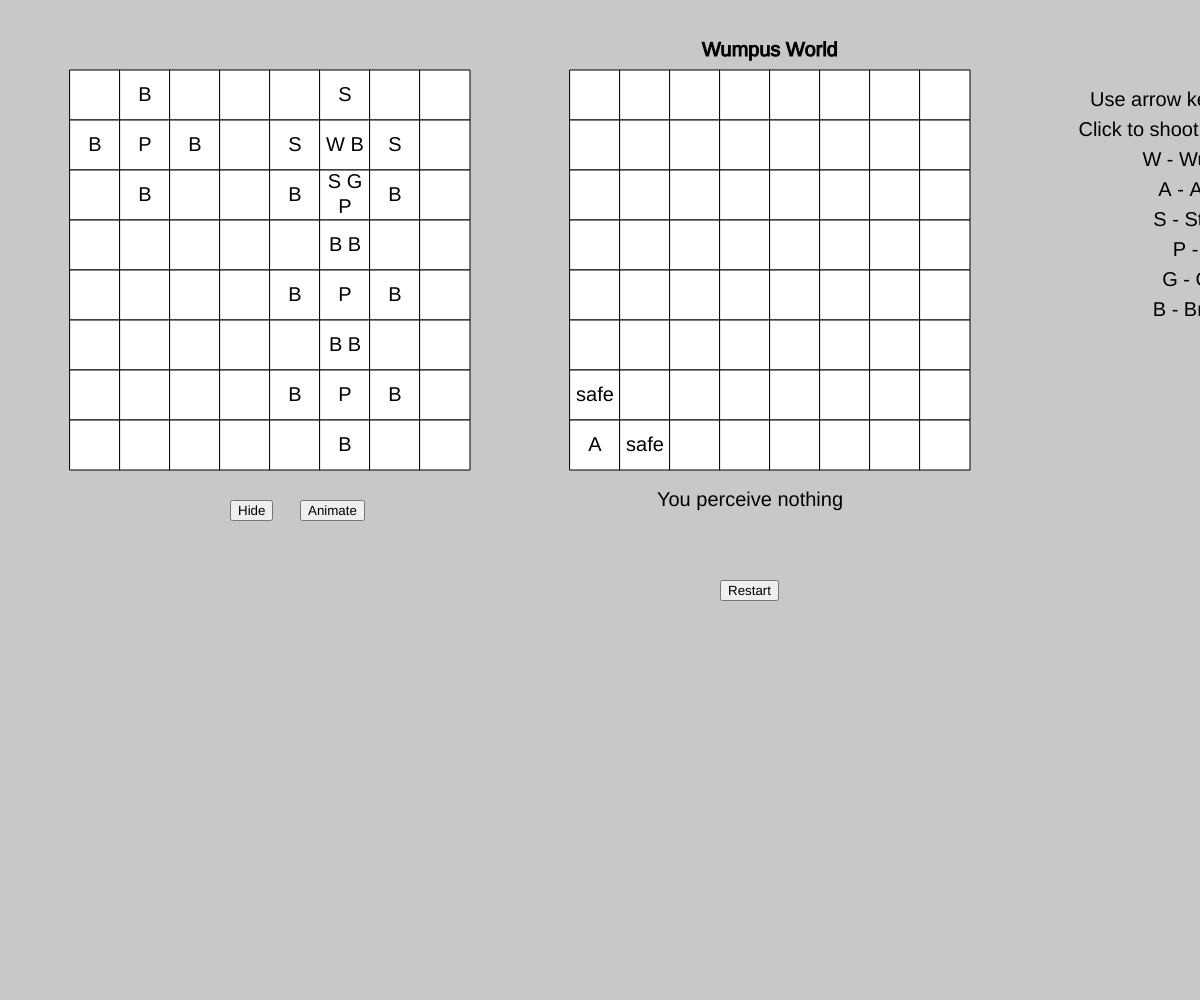
Frame 1 (no input)
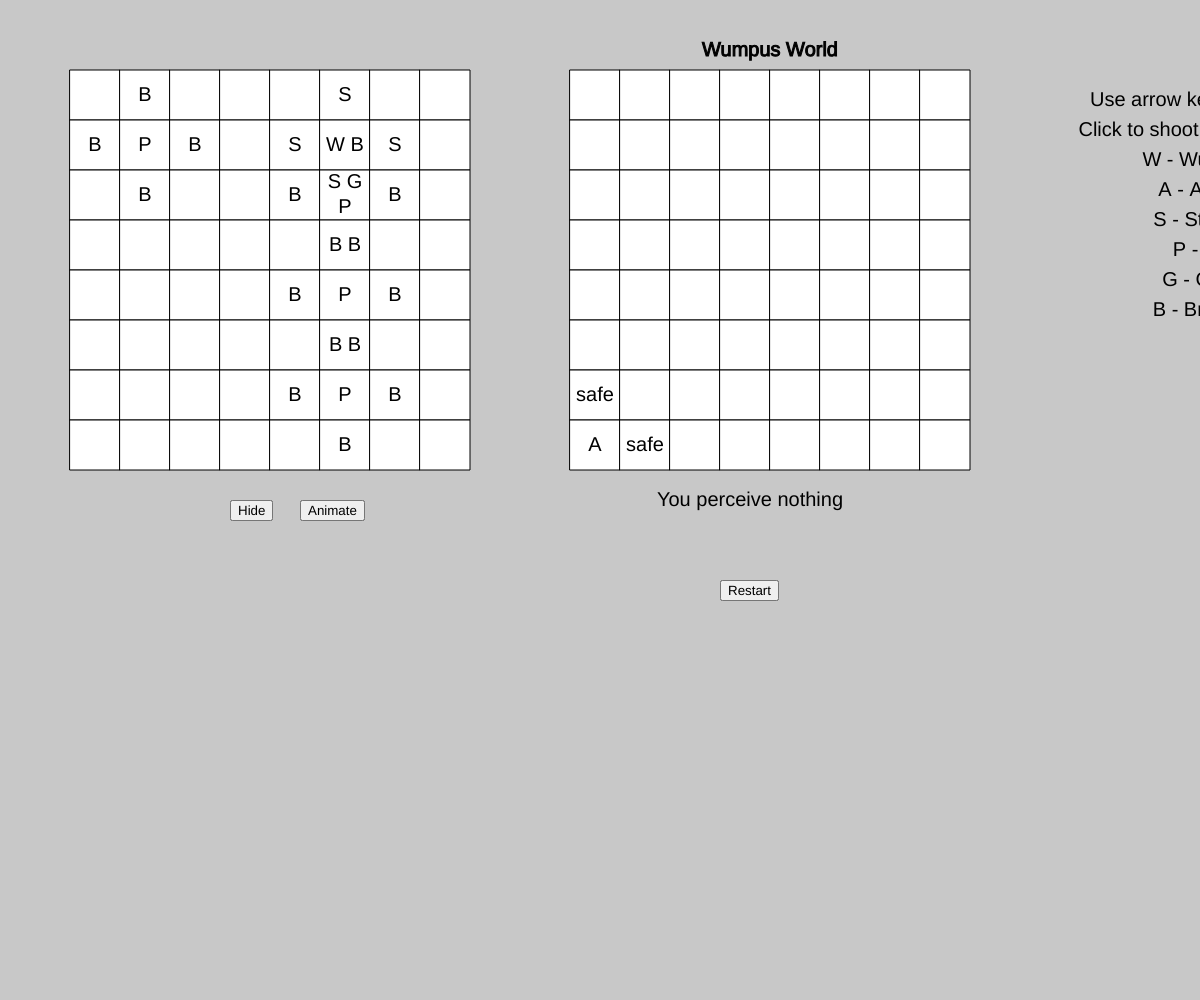
Frame 60 (no input)
Frame 120 (the mouse pressed at the canvas centre since frame 60): identical to frame 60, image omitted

The p5.js sketch that drew these frames (run headless with seeded random() and noise() and a simulated clock; from frame 60 on, the mouse is pressed at the canvas centre):

// p5.js sketch
// ── sketch.js
let arr = [];
let board = new Array(8);
let dupb = new Array(8);
let vis = new Array(8);
let dead = 0;
let startx = 0;
let starty = 7;
let xr;
let yr;
let wdead = 0;
let anim = 0;
let hideen = 0;
p5.disableFriendlyErrors = true;
function setup() {
  background(255)
  wdead = 0;
  startx = 0;
  starty = 7;
  hidden = 0;
  anim = 0;
  createCanvas(windowWidth, windowHeight);
  dead = 0;
  for(let i =0; i<64; i++){
   arr.push(i); 
  }
  xr = int(random(0,7));
  yr = int(random(0,7));


  for (let y = 0; y <8; y++) {
    board[y] = new Array(8);
    dupb[y] = new Array(8);
    vis[y] = new Array(8);
  }

  for (let y = 0; y <8; y++) {
    for (let x = 0; x <8; x++) {
       dupb[y][x] = ''
      if(x==xr && y==yr)
      {
        board[y][x] = 'W';
        if(y-1>=0)
        {
          board[y-1][x] = 'S';
        }
        if(x-1>=0)
        {
          board[y][x-1] = 'S';
        }
        if(y+1<=7)
        {
          board[y+1][x] = 'S';
        }
        if(x+1<=7)
        {
          board[y][x+1] = 'S';
        }
      }
      else
      {
        if (board[y][x] != 'S')
        {
        board[y][x] = '';
      }
      }
    }
  }

  let gxr = int(random(0,7));
  let gyr = int(random(0,7));

  while(gxr != xr && gyr != yr)
    {
      gxr = int(random(0,7));
      gyr = int(random(0,7));
    }
  board[gyr][gxr] += ' G';

  for(let i =0; i<4; i++)
  {

  let pxr = int(random(0,7));
  let pyr = int(random(0,7));
  while(pxr != xr && pyr != yr)
  {
    pxr = int(random(0,7));
    pyr = int(random(0,7));
  }
  

  for (let y = 0; y <8; y++) {
    for (let x = 0; x <8; x++) {
      dupb[y][x] = '';
      if(x==pxr && y==pyr)
      {
        if(board[y][x] == '')
          {
          board[y][x] = 'P';
          }
          else
          {
            board[y][x] += ' P'
          }
        if(y-1>=0)
        {
          if(board[y-1][x] == '')
          {
          board[y-1][x] = 'B';
          }
          else
          {
            board[y-1][x] += ' B'
          }
        }
        if(x-1>=0)
        {
          if(board[y][x-1] == '')
          {
          board[y][x-1] = 'B';
          }
          else
          {
            board[y][x-1] += ' B'
          }
        }
        if(y+1<=7)
        {
          if(board[y+1][x] == '')
          {
          board[y+1][x] = 'B';
          }
          else
          {
            board[y+1][x] += ' B'
          }
        }
        if(x+1<=7)
        {
          if(board[y][x+1] == '')
          {
          board[y][x+1] = 'B';
          }
          else
          {
            board[y][x+1] += ' B'
          }
        }
      }
    }
  }

}
    
  

  colorMode(RGB);
  // frameRate(60);
}



function hide()
{
  if(hidden)
  {
    hidden = 0
  }
  else
  {
  hidden = 1;
  }
}

function draw() {
  background(200);
  let offset = 70;
  textAlign(CENTER, CENTER);



  button = createButton('Hide');
  button.position(230,500);
  button.mousePressed(hide);

  button = createButton('Animate');
  button.position(300,500);
  button.mousePressed(animate);


  for (let y = 0; y <8; y++) {
    for (let x = 0; x < 8; x++) {
     
      let xpos = offset + x *50;
      let ypos = offset + y *50; 
      let index = y * 7 + x; // find the index
      
      if(inside(xpos, ypos, 50, 50) ){
        fill(255,0,0);
      } else {
        // not inside
        fill(255);
      }
      if(!hidden)
     {
      if(board[y][x] != null)
      {
        stroke(0);
        rect(xpos, ypos, 50, 50);
        fill(0);
        noStroke();
        textSize(20);
        text(board[y][x], xpos, ypos, 50,50);
      }
      else
      {
      stroke(0);
      rect(xpos, ypos, 50, 50);
      fill(0);
      noStroke();
      // text('', xpos, ypos, 50,50);
      }
    }

      if(inside(xpos+50*10, ypos, 50, 50) ){
        fill(255,0,0);
      } else {
        // not inside
        fill(255);
      }

      if(dupb[y][x] == null)
      {
        stroke(0);
        rect(xpos+50*10, ypos, 50, 50);
        fill(0);
        noStroke();
        textSize(20);
        text('', xpos+50*10, ypos, 50,50);
      }     // colorMode(RGB);
    }
  }

  let xpos = (startx*50) + 50*10;
  let ypos = starty *50;

  dupb[starty][startx] = 'A';
  x = startx;
  y = starty;
  
  
  if(board[starty][startx].includes('P'))
  {
    fill(0);
    noStroke();
    textSize(20);
    text('You fell into a pit. ', offset +680, offset +430);
    dead = 1;
  }
  else if(board[starty][startx].includes('W'))
  {
    fill(0);
    noStroke();
    textSize(20);
    text('You were killed by the Wumpus. ', offset +680, offset +430);
    dead = 1;
  }
  else if(board[starty][startx].includes('S'))
  {
    fill(0);
    noStroke();
    textSize(20);
    text('You perceive stench. ', offset +680, offset +430);

    if(y-1>=0 && dupb[y-1][x] !== 'safe' && !((dupb[y-1][x]).includes('B')) && !(dupb[y-1][x].includes('S')))
    {
      dupb[y-1][x] = 'W?';
    }
    if(x-1>=0 && dupb[y][x-1] !== 'safe' && !((dupb[y][x-1]).includes('B')) && !(dupb[y][x-1].includes('S')))
    {
      dupb[y][x-1] = 'W?';
    }
    if(y+1<=7 && dupb[y+1][x] !== 'safe' && !((dupb[y+1][x]).includes('B')) && !(dupb[y+1][x].includes('S')))
    {
      dupb[y+1][x] = 'W?';
    }
    if(x+1<=7 && dupb[y][x+1] !== 'safe' && !((dupb[y][x+1]).includes('B')) && !(dupb[y][x+1].includes('S')))
    {
      dupb[y][x+1] = 'W?';
    }
  }
  else if(board[starty][startx].includes('G'))
  {
    fill(0);
    noStroke();
    textSize(20);
    text('You got the gold ', offset +680, offset +430);
    if(y-1>=0 && !((dupb[y-1][x]).includes('B')) && !(dupb[y-1][x].includes('S')))
    {
      dupb[y-1][x] = 'safe';
    }
    if(x-1>=0 && !((dupb[y][x-1]).includes('B')) && !(dupb[y][x-1].includes('S')))
    {
      dupb[y][x-1] = 'safe';
    }
    if(y+1<=7 && !((dupb[y+1][x]).includes('B')) && !(dupb[y+1][x].includes('S')))
    {
      dupb[y+1][x] = 'safe';
    }
    if(x+1<=7 && !((dupb[y][x+1]).includes('B')) && !(dupb[y][x+1].includes('S')))
    {
      dupb[y][x+1] = 'safe';
    }
  }
  else if(!(board[starty][startx].includes('S')) && !(board[starty][startx].includes('B')))
  {
    fill(0);
    noStroke();
    textSize(20);
    text('You perceive nothing', offset +680, offset +430);
    if(y-1>=0 && !((dupb[y-1][x]).includes('B')) && !(dupb[y-1][x].includes('S')))
    {
      dupb[y-1][x] = 'safe';
    }
    if(x-1>=0 && !((dupb[y][x-1]).includes('B')) && !(dupb[y][x-1].includes('S')))
    {
      dupb[y][x-1] = 'safe';
    }
    if(y+1<=7 && !((dupb[y+1][x]).includes('B')) && !(dupb[y+1][x].includes('S')))
    {
      dupb[y+1][x] = 'safe';
    }
    if(x+1<=7 && !((dupb[y][x+1]).includes('B')) && !(dupb[y][x+1].includes('S')))
    {
      dupb[y][x+1] = 'safe';
    }
  }
  
  if(board[starty][startx].includes('B'))
  {
    fill(0);
    noStroke();
    textSize(20);
    text('You perceive breeze. ', offset +680, offset +460);

    if(y-1>=0 && dupb[y-1][x] !== 'safe' && !((dupb[y-1][x]).includes('B')) && !(dupb[y-1][x].includes('S')))
    {
      dupb[y-1][x] = 'P?';
    }
    if(x-1>=0 && dupb[y][x-1] !== 'safe' && !((dupb[y][x-1]).includes('B')) && !(dupb[y][x-1].includes('S')))
    {
      dupb[y][x-1] = 'P?';
    }
    if(y+1<=7 && dupb[y+1][x] !== 'safe' && !((dupb[y+1][x]).includes('B')) && !(dupb[y+1][x].includes('S')))
    {
      dupb[y+1][x] = 'P?';
    }
    if(x+1<=7 && dupb[y][x+1] !== 'safe' && !((dupb[y][x+1]).includes('B')) && !(dupb[y][x+1].includes('S')))
    {
      dupb[y][x+1] = 'P?';
    }

  }
  

  for (let y = 0; y <8; y++) {
    for (let x = 0; x < 8; x++) {
      let xpos = offset + x *50;
      let ypos = offset + y *50; 
      let index = y * 7 + x; 

      if(inside(xpos+50*10, ypos, 50, 50) ){
        fill(255,0,0);
      } else {
        fill(255);
      }

      if(dupb[y][x] != null)
      {
        stroke(0);
        rect(xpos+50*10, ypos, 50, 50);
        fill(0);
        noStroke();
        textSize(20);
        text(dupb[y][x], xpos+50*10, ypos, 50,50);
      }    
    }
  }

  if(wdead)
  {
    text('The Wumpus is dead. Long live the Wumpus.', offset +680,offset + 490);
  }


  button = createButton('Restart');
  button.position(offset +650,offset +510);
  button.mousePressed(setup);
  text('Use arrow keys to move.', 1200,100)
   text('Click to shoot the Wumpus.', 1200, 130)
   text('W - Wumpus', 1200, 160)
   text('A - Agent', 1200, 190)
   text('S - Stench', 1200, 220)
   text('P - Pit', 1200, 250)
   text('G - Gold', 1200, 280)
   text('B - Breeze', 1200, 310)
   stroke(2)
   text('Wumpus World', 770, 50)
  //  let fps = frameRate();
  // text("FPS: " + fps.toFixed(2), 10, height - 10);
  //  stroke(1)
   
  if(anim)
  {


  let a = int(random(0,4))

  if(x-1>=0 && (dupb[y][x-1]=='safe' || dupb[y][x-1]=='B' || dupb[y][x-1]=='S') && a==0)
  {
    starty = y;
    startx = x-1;
    if(board[starty][startx+1].includes('B') && board[starty][startx+1].includes('S'))
    {
      dupb[starty][startx+1]= 'S B' 
    }
    else if(board[starty][startx+1].includes('B'))
    {
      dupb[starty][startx+1]='B' 
    }
    else if(board[starty][startx+1].includes('S'))
    {
      dupb[starty][startx+1]='S' 
    }
    else
    {
      dupb[starty][startx+1]='safe'
    }
  }
  else if(y-1>=0 && (dupb[y-1][x]=='safe' || dupb[y-1][x]=='B' || dupb[y-1][x]=='S') && a==1)
  {
    starty = y-1;
    startx = x;
    if(board[starty+1][startx].includes('B') && board[starty+1][startx].includes('S'))
    {
      dupb[starty+1][startx]= 'S B' 
    }
    else if(board[starty+1][startx].includes('S'))
    {
      dupb[starty+1][startx]='S' 
    }
    else if(board[starty+1][startx].includes('B'))
    {
      dupb[starty+1][startx]='B' 
    }
    else
    {
      dupb[starty+1][startx]='safe'
    }
  }
  else if(y+1<=7 && (dupb[y+1][x]=='safe' || dupb[y+1][x]=='B' || dupb[y+1][x]=='S') && a==2)
  {
    starty = y+1;
    startx = x;
    if(board[starty-1][startx].includes('B') && board[starty-1][startx].includes('S'))
    {
      dupb[starty-1][startx]= 'S B' 
    }
    else if(board[starty-1][startx].includes('S'))
    {
      dupb[starty-1][startx]='S' 
    }
    else if(board[starty-1][startx].includes('B'))
    {
      dupb[starty-1][startx]='B' 
    }
    else
    {
      dupb[starty-1][startx]='safe'
    }
  }
  else if(x+1<=7 && (dupb[y][x+1]=='safe' || dupb[y][x+1]=='B' || dupb[y][x+1]=='S') && a==3)
  {
    starty = y;
    startx = x+1;
    if(board[starty][startx-1].includes('B') && board[starty][startx-1].includes('S'))
    {
      dupb[starty][startx-1]= 'S B' 
    }
    else if(board[starty][startx-1].includes('S'))
    {
      dupb[starty][startx-1]='S' 
    }
    else if(board[starty][startx-1].includes('B'))
    {
      dupb[starty][startx-1]='B' 
    }
    else
    {
      dupb[starty][startx-1]='safe'
    }
  }
  if(board[starty][startx].includes('G'))
  {
    anim=0;
  }
}

  
}


function mouseClicked() { 
  if(dead == 0 && anim==0){
  if(inside(70 + xr*50+50*10, 70 + yr*50, 50, 50) ){
        wdead = 1;
        dead = 1
      } 
    }
} 


function animate()
{ 
  if(anim==0)
  {
  anim = 1;
}
else{
  anim=0
}
}
 

function keyPressed() {
  if(dead == 0)
  {
  if (keyCode === LEFT_ARROW) {
    starty = y;
    startx = x-1;

    if(board[starty][startx+1].includes('B') && board[starty][startx+1].includes('S'))
    {
      dupb[starty][startx+1]= 'S B' 
    }
    else if(board[starty][startx+1].includes('B'))
    {
      dupb[starty][startx+1]='B' 
    }
    else if(board[starty][startx+1].includes('S'))
    {
      dupb[starty][startx+1]='S' 
    }
    else
    {
      dupb[starty][startx+1]='safe'
    }

  } 

  else if(keyCode === UP_ARROW){
    starty = y-1;
    startx = x;
    if(board[starty+1][startx].includes('B') && board[starty+1][startx].includes('S'))
    {
      dupb[starty+1][startx]= 'S B' 
    }
    else if(board[starty+1][startx].includes('S'))
    {
      dupb[starty+1][startx]='S' 
    }
    else if(board[starty+1][startx].includes('B'))
    {
      dupb[starty+1][startx]='B' 
    }
    else
    {
      dupb[starty+1][startx]='safe'
    }
  }

  else if(keyCode === RIGHT_ARROW){

    starty = y;
    startx = x+1;
    if(board[starty][startx-1].includes('B') && board[starty][startx-1].includes('S'))
    {
      dupb[starty][startx-1]= 'S B' 
    }
    else if(board[starty][startx-1].includes('S'))
    {
      dupb[starty][startx-1]='S' 
    }
    else if(board[starty][startx-1].includes('B'))
    {
      dupb[starty][startx-1]='B' 
    }
    else
    {
      dupb[starty][startx-1]='safe'
    }
    
  }

  else if(keyCode === DOWN_ARROW){
    starty = y+1;
    startx = x;
    if(board[starty-1][startx].includes('B') && board[starty-1][startx].includes('S'))
    {
      dupb[starty-1][startx]= 'S B' 
    }
    else if(board[starty-1][startx].includes('S'))
    {
      dupb[starty-1][startx]='S' 
    }
    else if(board[starty-1][startx].includes('B'))
    {
      dupb[starty-1][startx]='B' 
    }
    else
    {
      dupb[starty-1][startx]='safe'
    }

  }
}
}


function inside(x, y, w, h){
 if(mouseX > x && mouseX < x + w && mouseY > y && mouseY < y + h) {
  return true; 
 } else {
  return false; 
 }
}
